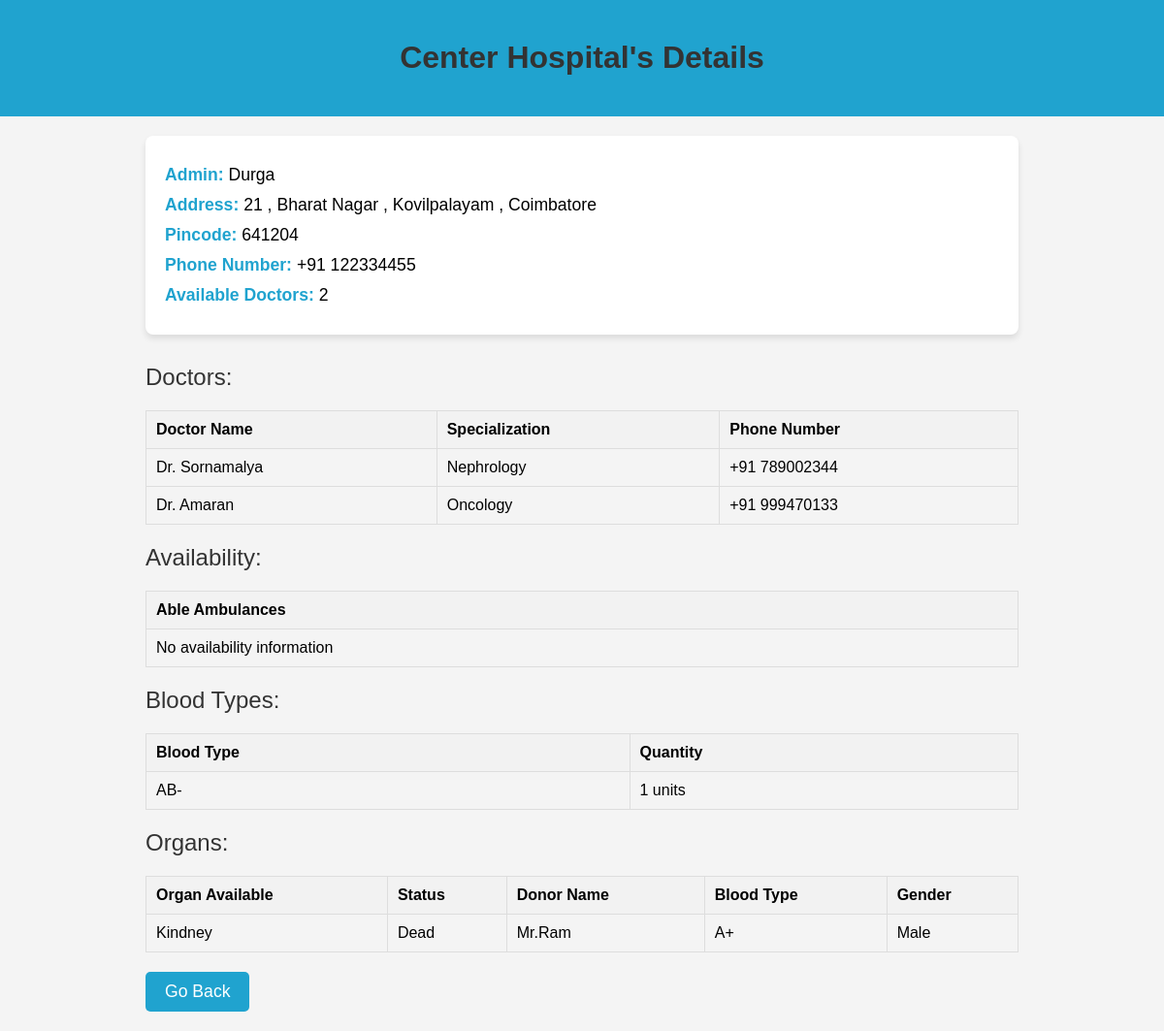
The page /hospitals/Center/ on the database its author committed.
### Myapp/models.py (models this page shows, shortened)
class Hospital(models.Model):
    HospitalName = models.CharField(help_text="Hospital Name",null=False,blank=False,unique=True,max_length=50)
    Admin = models.CharField(help_text="Hospital Admin",null=False,blank=False,max_length=50)
    Address = models.TextField(help_text="Hospital Address",null=False,blank=False,unique=False,max_length=100)
    Pincode = models.CharField(max_length=6,validators=[pincode_validator])
    PhoneNumber = models.CharField(help_text="Hospital Number",blank=False,max_length=13)
    AvailableDoctors = models.IntegerField()
    Is_Active = models.BooleanField(default=True)
    blood_types = models.ManyToManyField(Blood, related_name="hospitals")
    cylinders = models.ManyToManyField(Cylinder, related_name="hospitals")
    organs = models.ManyToManyField(Organ,related_name="hospitals")
    class Meta:
        verbose_name_plural = 'Hospital'

class Doctor(models.Model):
    DoctorName =  models.CharField(help_text="Doctor Name",null=False,blank=False,unique=True,max_length=50)
    Doc_PhoneNumber =  models.CharField(help_text="Doctor Number",blank=False,max_length=13)
    hospital = models.ForeignKey(Hospital, on_delete=models.CASCADE,related_name="Doctors")
    Specialization = models.CharField(null=False,blank=False,max_length=40)
    class Meta:
        verbose_name_plural = 'Doctor'

class Blood(models.Model):
    BLOOD_TYPES = [
        ('A+', 'A+'),
        ('B+', 'B+'),
        ('O+', 'O+'),
        ('AB+', 'AB+'),
        ('A-', 'A-'),
        ('B-', 'B-'),
        ('O-', 'O-'),
        ('AB-', 'AB-'),
    ]
    BloodType = models.CharField(max_length=3, choices=BLOOD_TYPES, default='A+')
    Qantity = models.IntegerField(help_text="Quantity of Blood available") # (Units or Liters)
    class Meta:
        verbose_name_plural = 'Blood'

class Organ(models.Model):
    BLOOD_TYPES = [
        ('A+', 'A+'),
        ('B+', 'B+'),
        ('O+', 'O+'),
        ('AB+', 'AB+'),
        ('A-', 'A-'),
        ('B-', 'B-'),
        ('O-', 'O-'),
        ('AB-', 'AB-'),
    ]
    GENDER = [
        ('Male','Male'),
        ('Female','Female'),
    ]
    STATUS =[
        ('Alive','Alive'),
        ('Dead','Dead'),
    ]
    DonatorName = models.CharField(max_length=50,null=False,blank=False)
    DonarBloodType = models.CharField(max_length=3,choices=BLOOD_TYPES, default='A+')
    Gender = models.CharField(max_length=7,choices=GENDER,default=" ")
    Status = models.CharField(max_length=6,choices=STATUS,default="")
    OrganAvailable = models.CharField(max_length=10,blank=False,default=" ")
    class Meta:
        verbose_name_plural = 'Organ'

### Myapp/views.py (the view)
# urls.py: path('hospitals/<str:hospital_name>/', HospitalDetailView.as_view(), name='hospital_detail'),
class HospitalDetailView(APIView):
    def get(self, request, hospital_name, *args, **kwargs):
        try:
            hospital = Hospital.objects.get(HospitalName=hospital_name)
            doctors = hospital.Doctors.all()
            availability = hospital.availabilities.all()
            blood_types = hospital.blood_types.all()
            organs = hospital.organs.all()
            context = {
                'hospital': hospital,
                'doctors': doctors,
                'availability': availability,
                'blood_types': blood_types,
                'organs': organs,
            }
            return render(request, 'hospital_detail.html', context)
        except Hospital.DoesNotExist:
            return Response({"error": "Hospital not found"}, status=status.HTTP_404_NOT_FOUND)

### Myapp/templates/hospital_detail.html (shortened to what this page needs)
<!DOCTYPE html>
<html lang="en">
<head>
</head>
<body>
    <header>
        <h1>{{ hospital.HospitalName }} Hospital's Details</h1>
    </header>
    <main>
        <div class="hospital-details">
            <p><strong>Admin:</strong> {{ hospital.Admin }}</p>
            <p><strong>Address:</strong> {{ hospital.Address }}</p>
            <p><strong>Pincode:</strong> {{ hospital.Pincode }}</p>
            <p><strong>Phone Number:</strong> {{ hospital.PhoneNumber }}</p>
            <p><strong>Available Doctors:</strong> {{ hospital.AvailableDoctors }}</p>
        </div>
        <div class="section-title">Doctors:</div>
        <table>
            <thead>
                <tr>
                    <th>Doctor Name</th>
                    <th>Specialization</th>
                    <th>Phone Number</th>
                </tr>
            </thead>
            <tbody>
                {% for doctor in doctors %}
                <tr>
                    <td>{{ doctor.DoctorName }}</td>
                    <td>{{ doctor.Specialization }}</td>
                    <td>{{ doctor.Doc_PhoneNumber }}</td>
                </tr>
                {% empty %}
                <tr>
                    <td colspan="3">No doctors available</td>
                </tr>
                {% endfor %}
            </tbody>
        </table>
        <div class="section-title">Availability:</div>
        <table>
            <thead>
                <tr>
                    <th>Able Ambulances</th>
                </tr>
            </thead>
            <tbody>
                {% for avail in availability %}
                <tr>
                    <td>{{ avail.Ambulance_count }}</td>
                </tr>
                {% empty %}
                <tr>
                    <td>No availability information</td>
                </tr>
                {% endfor %}
            </tbody>
        </table>
        <div class="section-title">Blood Types:</div>
        <table>
            <thead>
                <tr>
                    <th>Blood Type</th>
                    <th>Quantity</th>
                </tr>
            </thead>
            <tbody>
                {% for blood in blood_types %}
                <tr>
                    <td>{{ blood.BloodType }}</td>
                    <td>{{ blood.Qantity }} units</td>
                </tr>
                {% empty %}
                <tr>
                    <td colspan="2">No blood information available</td>
                </tr>
                {% endfor %}
            </tbody>
        </table>
        <div class="section-title">Organs:</div>
        <table>
            <thead>
                <tr>
                    <th>Organ Available</th>
                    <th>Status</th>
                    <th>Donor Name</th>
                    <th>Blood Type</th>
                    <th>Gender</th>
                </tr>
            </thead>
            <tbody>
                {% for organ in organs %}
                <tr>
                    <td>{{ organ.OrganAvailable }}</td>
                    <td>{{ organ.Status }}</td>
                    <td>{{ organ.DonatorName }}</td>
                    <td>{{ organ.DonarBloodType }}</td>
                    <td>{{ organ.Gender }}</td>
                </tr>
                {% empty %}
                <tr>
                    <td colspan="5">No organ information available</td>
                </tr>
                {% endfor %}
            </tbody>
        </table>
        <button class="go-back-button" onclick="window.history.back()">Go Back</button>
    </main>
</body>
</html>

### Myapp/templates/hospital_detail.html (style rules this page uses)
body { font-family: 'Arial', sans-serif; background-color: #f4f4f4; margin: 0; padding: 0; }
header { background-color: #20a3cf; color: #fff; padding: 20px; text-align: center; }
main { padding: 20px; margin: 0 auto; max-width: 900px; }
h1 { color: #333; }
.section-title { margin-top: 20px; font-size: 1.5em; color: #333; }
.hospital-details { background-color: #fff; padding: 20px; margin-bottom: 30px; border-radius: 8px; box-shadow: 0 4px 6px rgba(0, 0, 0, 0.1); font-size: 1.1em; }
.hospital-details strong { font-weight: bold; color: #20a3cf; }
.hospital-details p { margin: 10px 0; }
table { width: 100%; border-collapse: collapse; margin-top: 20px; }
table, th, td { border: 1px solid #ddd; }
th, td { padding: 10px; text-align: left; }
th { background-color: #f2f2f2; }
.go-back-button { padding: 10px 20px; background-color: #20a3cf; color: white; border: none; border-radius: 5px; cursor: pointer; font-size: 1.1em; margin-top: 20px; }

### rows shown on the page
Hospital: HospitalName "Center", Admin "Durga", Address "21 , Bharat Nagar , Kovilpalayam , Coimbatore", Pincode "641204", PhoneNumber "+91 122334455", AvailableDoctors "2"
Doctor: DoctorName "Dr. Sornamalya", Specialization "Nephrology", Doc_PhoneNumber "+91 789002344"
Doctor: DoctorName "Dr. Amaran", Specialization "Oncology", Doc_PhoneNumber "+91 999470133"
Blood: BloodType "AB-", Qantity "1"
Organ: OrganAvailable "Kindney", Status "Dead", DonatorName "Mr.Ram", DonarBloodType "A+", Gender "Male"
